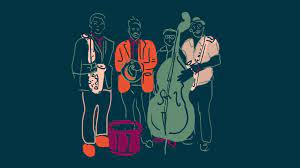
#> input picture jazz.jpeg, 300 x 168 px
$ python main.py
#> lines starting #> are read from the running program, lines starting #| are printed output that depends on the picture
from PIL import Image
import os, sys


## print image format, mode , size


f, e = os.path.splitext("jazz.jpeg")
im = Image.open("jazz.jpeg")
#> im is the input picture: PIL image 300x168 RGB; mean R, G, B 27.1, 62.5, 73.4

outfile = f + ".png"
if im != outfile:
    try:

        im.save(outfile)
    except OSError:
        print("cannot convert", im)

#im.show()

print("image format{}, image mode {}, image size {}".format(im.format, im.mode, im.size))
#| image formatJPEG, image mode RGB, image size (300, 168)

out = im.resize((128, 128))
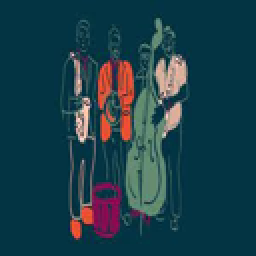
#> out: PIL image 128x128 RGB (shown 2 times larger); mean R, G, B 27.2, 62.5, 73.4
out = im.rotate(45) # degrees counter-clockwise
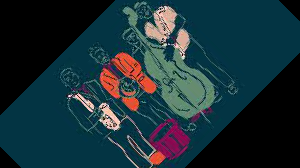
#> out: PIL image 300x168 RGB; mean R, G, B 25.7, 48.3, 55.1
#out.show()
crop_box = (0, 100, 100, 200)
region = im.crop(crop_box)
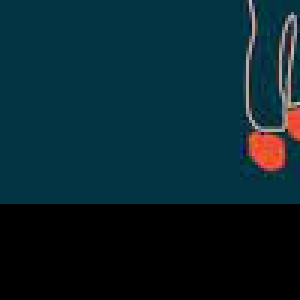
#> region: PIL image 100x100 RGB (shown 3 times larger); mean R, G, B 9.4, 37.3, 46.3
#region.show()

region = region.transpose(Image.ROTATE_90)
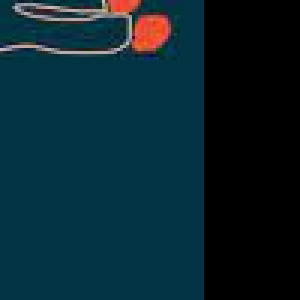
#> region: PIL image 100x100 RGB (shown 3 times larger); mean R, G, B 9.4, 37.3, 46.3
im.paste(region, crop_box)
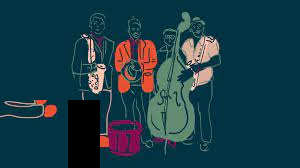
#> im: PIL image 300x168 RGB; mean R, G, B 27, 60.3, 70.5
im.show()
